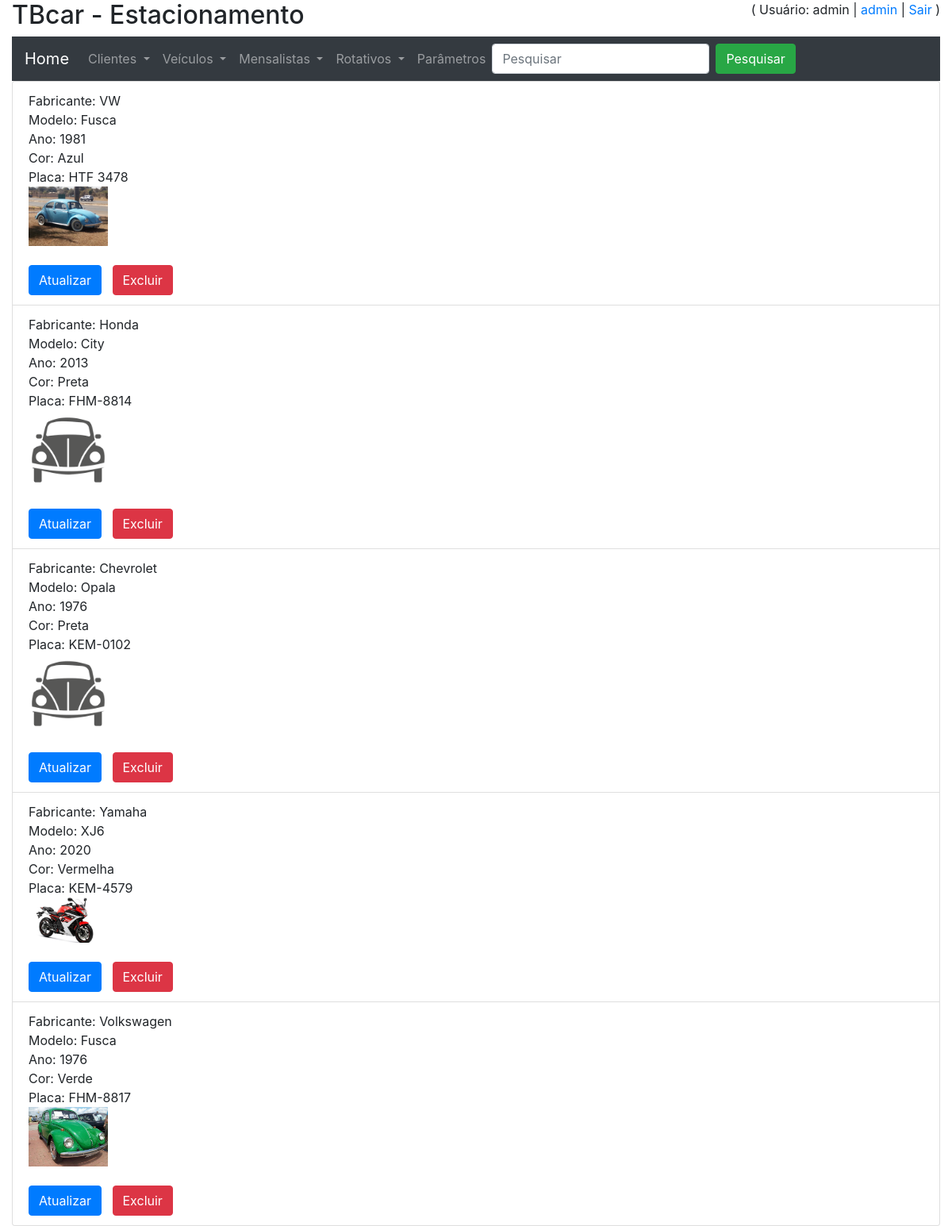
/listagem_veiculos/ (signed in), run on the app's committed database.
### core/models.py (models this page shows, shortened)
class Veiculo(models.Model):
    fabricante = models.CharField(max_length=50, blank=True, null=True)
    modelo = models.CharField(max_length=50)
    ano = models.CharField(max_length=20)
    cor = models.CharField(max_length=30, blank=True, null=True)
    placa = models.CharField(max_length=10)
    foto = models.ImageField(upload_to='fotos_veiculos', blank=True, null=True)
    id_cliente = models.ForeignKey("Cliente", on_delete=models.CASCADE)
    class Meta:
        verbose_name_plural = 'Veículos'

### core/views.py (the view)
# urls.py: path('listagem_veiculos/', listagem_veiculos, name='url_listagem_veiculos'),
@login_required
def listagem_veiculos(request):
    if request.user.is_staff and request.user.is_active:
        dados = Veiculo.objects.all()
        if request.POST:
            if request.POST['pesquisar_input']:
                dados = Veiculo.objects.filter(placa=request.POST['pesquisar_input'])
        contexto = {'dados': dados,'listagem': 'listagem'}
        return render(request, 'core/listagem_veiculos.html', contexto)
    else:
        return render(request, 'core/nao-autorizado.html')

### core/templates/core/listagem_veiculos.html (shortened to what this page needs)
{% extends 'base.html' %}
{% load static %}
{% block main %}
    <ul class="list-group">
    {% for veiculo in dados %}
        <li class="list-group-item">
        {% if veiculo.fabricante %}
            Fabricante: {{ veiculo.fabricante }} <br>
        {% else %}
            Fabricante: <br>
        {% endif %}
        Modelo: {{ veiculo.modelo }} <br>
        Ano: {{ veiculo.ano }} <br>
        {% if veiculo.cor %}
            Cor: {{ veiculo.cor }} <br>
        {% else %}
            Cor: <br>
        {% endif %}
        Placa: {{ veiculo.placa }} <br>
        {% if veiculo.foto %}
            <img src="{{ veiculo.foto.url }}" width="100"> <br>
        {% else %}
            <img src="{% static 'img/veiculo_generico.jpg' %}" width="100"> <br>
        {% endif %}
        <br>
        <a href="{% url 'url_atualiza_veiculo' veiculo.id %}" class="btn btn-primary">Atualizar</a> &nbsp;
        <a href="{% url 'url_exclui_veiculo' veiculo.id %}" class="btn btn-danger">Excluir</a> <br>
        </li>
    {% endfor %}
    </ul>
{% endblock %}

### templates/base.html (shortened to what this page needs)
{% load static %}
<!DOCTYPE html>
<html lang="en">
<head>
    <link rel="stylesheet" href="https://stackpath.bootstrapcdn.com/bootstrap/4.5.2/css/bootstrap.min.css">
</head>
<body>
    <div class="container-fluid">
    <div class="row">
        <div class="col-xs-12 col-lg-6 col"> <h2>TBcar - Estacionamento</h2></div>
        <div class="col-xs-12 col-lg-6 text-right">
            {% if user.get_username %}
               ( Usuário: {{ user.get_username }} | <a href="/admin/">admin</a> | <a href="{% url 'logout' %}">Sair</a> )
            {% else %}
                ( <a href="{% url 'login' %}">Login</a> | <a href="{% url 'url_registrar' %}">Registrar</a> )
            {% endif %}
        </div>
    </div>
    <div>
    <nav class="navbar navbar-expand-sm bg-dark navbar-dark">
  <a class="navbar-brand" href="{% url 'url_principal' %}">Home</a>
        <ul class="navbar-nav"
    <li class="nav-item dropdown">
      <a class="nav-link dropdown-toggle" href="#" id="navbardrop" data-toggle="dropdown">
        Clientes
      </a>
    </li>
    <li class="nav-item dropdown">
      <a class="nav-link dropdown-toggle" href="#" id="navbardrop" data-toggle="dropdown">
        Veículos
      </a>
    </li>
    <li class="nav-item dropdown">
      <a class="nav-link dropdown-toggle" href="#" id="navbardrop" data-toggle="dropdown">
        Mensalistas
      </a>
    </li>
    <li class="nav-item dropdown">
      <a class="nav-link dropdown-toggle" href="#" id="navbardrop" data-toggle="dropdown">
        Rotativos
      </a>
    </li>
    <a class="nav-link" href="{% url 'url_listagem_parametros' %}">Parâmetros</a>
  </ul>
        {% if listagem %}
            <div>
                <form class="form-inline" method="post">
                <input class="form-control mr-sm-2" type="text" placeholder="Pesquisar" name="pesquisar_input">
                <button class="btn btn-success" type="submit">Pesquisar</button>
                </form>
            </div>
        {% endif %}
</nav>
    </div>
    <div>
    {% block main %}
    {% endblock %}
    </div>
    </div>
</body>
</html>

### data on the page
Veiculo: fabricante "VW", modelo "Fusca", ano "1981", cor "Azul", placa "HTF 3478", foto (picture)
Veiculo: fabricante "Honda", modelo "City", ano "2013", cor "Preta", placa "FHM-8814", foto (picture)
Veiculo: fabricante "Chevrolet", modelo "Opala", ano "1976", cor "Preta", placa "KEM-0102", foto (picture)
Veiculo: fabricante "Yamaha", modelo "XJ6", ano "2020", cor "Vermelha", placa "KEM-4579", foto (picture)
Veiculo: fabricante "Volkswagen", modelo "Fusca", ano "1976", cor "Verde", placa "FHM-8817", foto (picture)

### other printed values
{{ user.get_username }} "admin"
